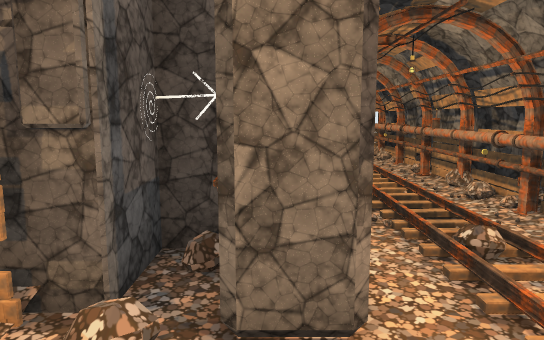
[1] (above)

12 first-person views from a walk through a Unity game level. The camera is 1.5 m above the floor, tilts 8° down and sees 70° across. The floor is counted in squares, 1 m on a side. Each view is taken from the middle of a square. On the plan, view 1 faces up. The plan holds only what a view shows up to about 17 squares ahead; the rest is blank.

[2]
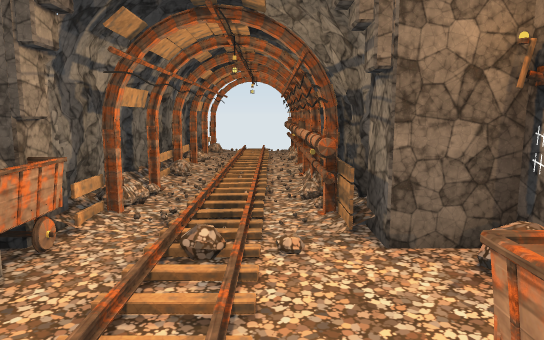

[3]
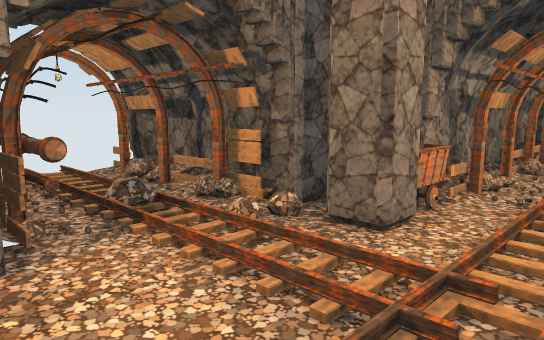

[4]
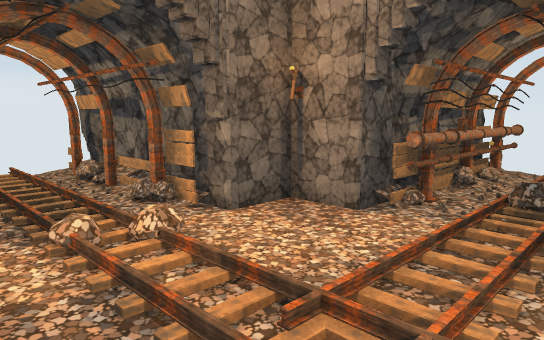

[5]
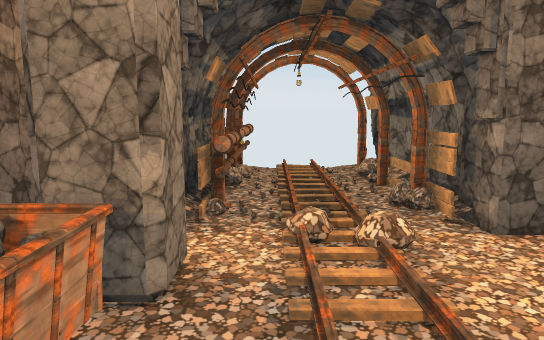

[6]
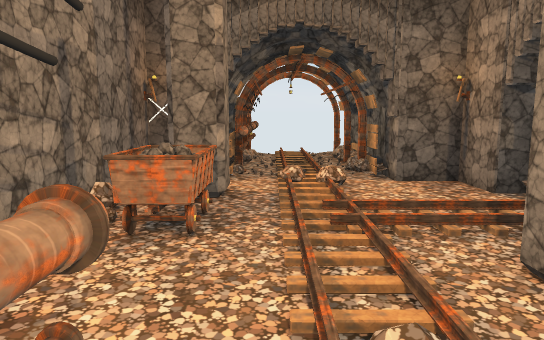

[7]
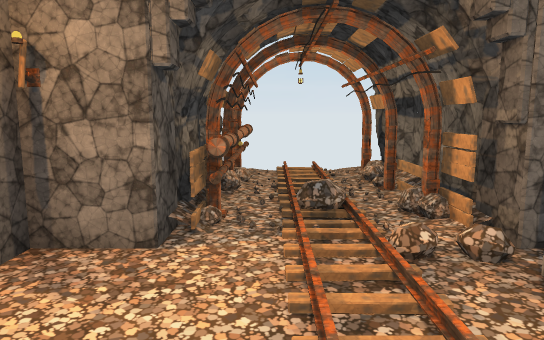

[8]
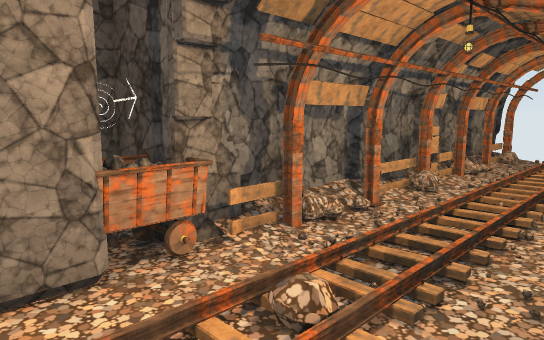

[9]
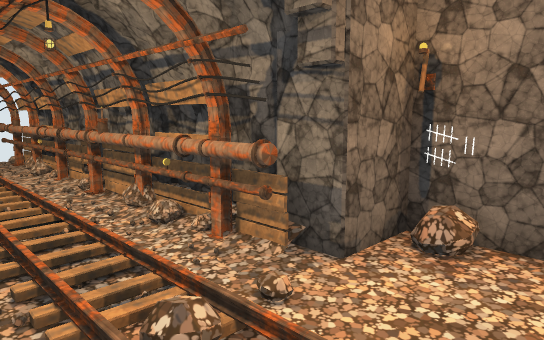

[10]
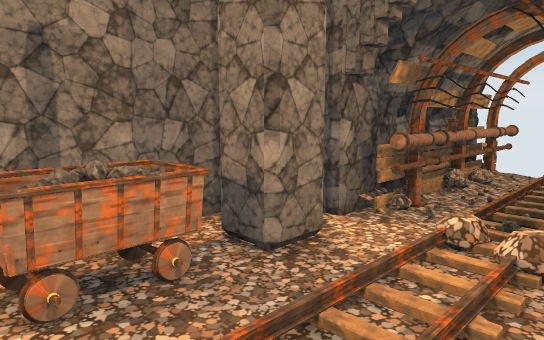

[11]
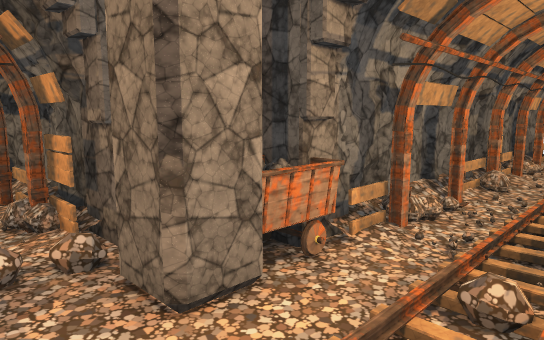

[12]
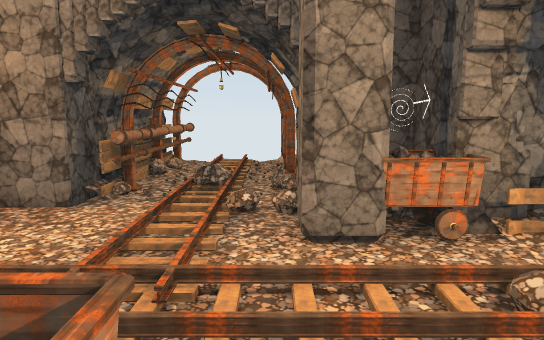

### Floor plan
Key: @ floor where view 1 was taken; # wall or solid block; . floor; / step, stairs or slope; O other object.
Columns run from 8 left of view 1 to 6 right of it. Each row starts with its distance up from view 1.
 17         O   O
 16         OO  O
 15         OO  O
 14         OO  OO
 13         OO  OO
 12         OO  O
 11         O   OO
 10         OO  O
  9         OO  O
  8         OO  OO
  7         OO  OO
  6         OO .O
  5        ###/.O
  4        #OO//.##
  3 OOOOOO###O/...#
  2   OO O.##./...#
  1      O/////.OO#
  0      ...@./.OO#
 -1 OOOOOOO.../.###
 -2   #O   #../.###
 -3        ##.//O#
 -4         OO/.O
 -5         OO  O
 -6         OO  OO
 -7         OO  OO
 -8         OO  O
 -9         O   OO

Where each view was taken, in squares from view 1:
view 1: 0 up, 0 right, facing up
view 2: 0 up, 3 right, facing up
view 3: 2 down, 3 right, facing up-left
view 4: 2 up, 4 right, facing down-left
view 5: 2 up, 3 right, facing down
view 6: 6 up, 3 right, facing down
view 7: 0 up, 3 right, facing left
view 8: 2 up, 4 right, facing up-left
view 9: 2 up, 1 right, facing up-right
view 10: 2 up, 1 right, facing down-right
view 11: 1 up, 3 right, facing up-left
view 12: 2 up, 5 right, facing left
